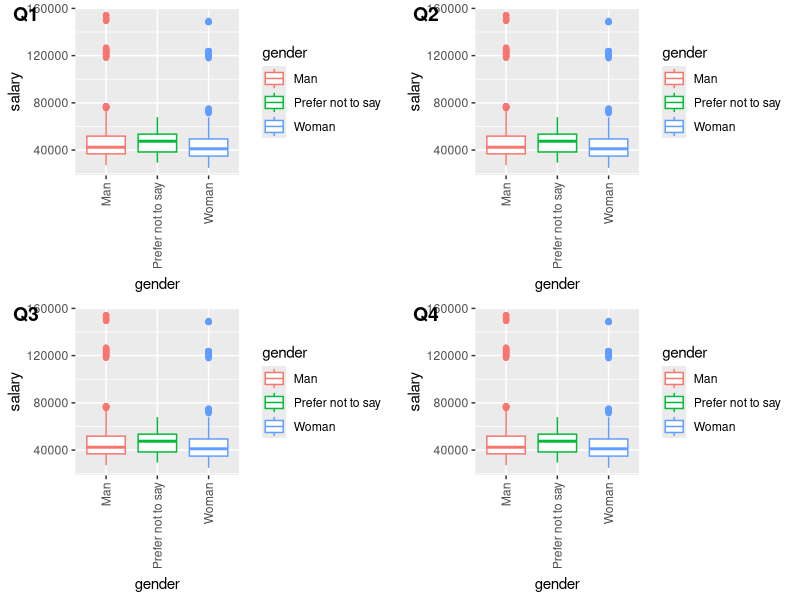
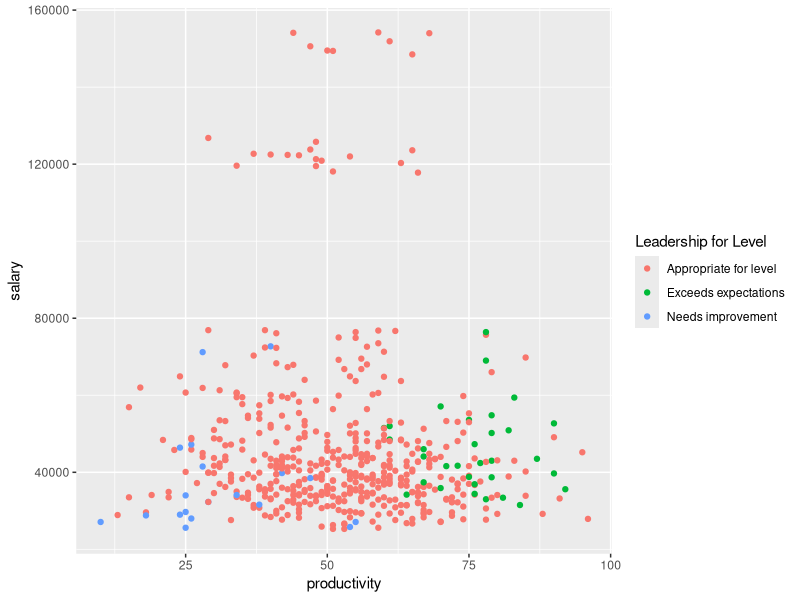
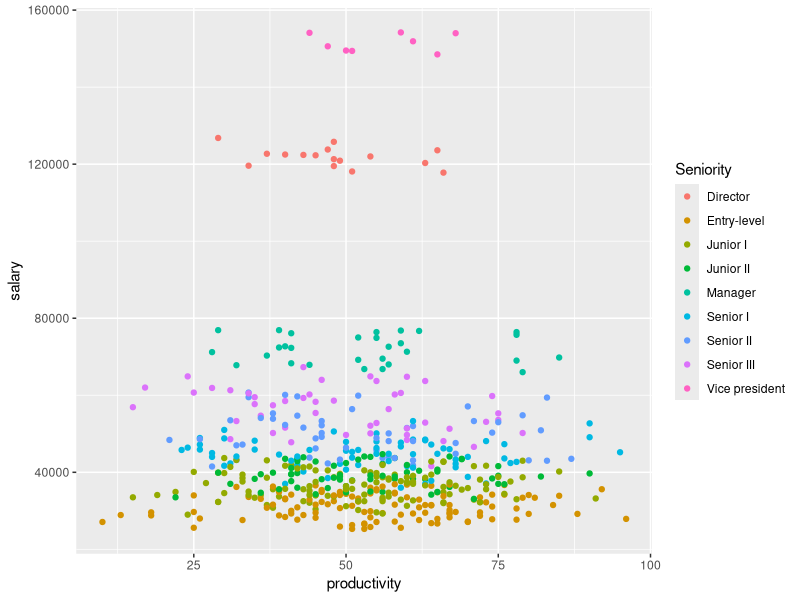
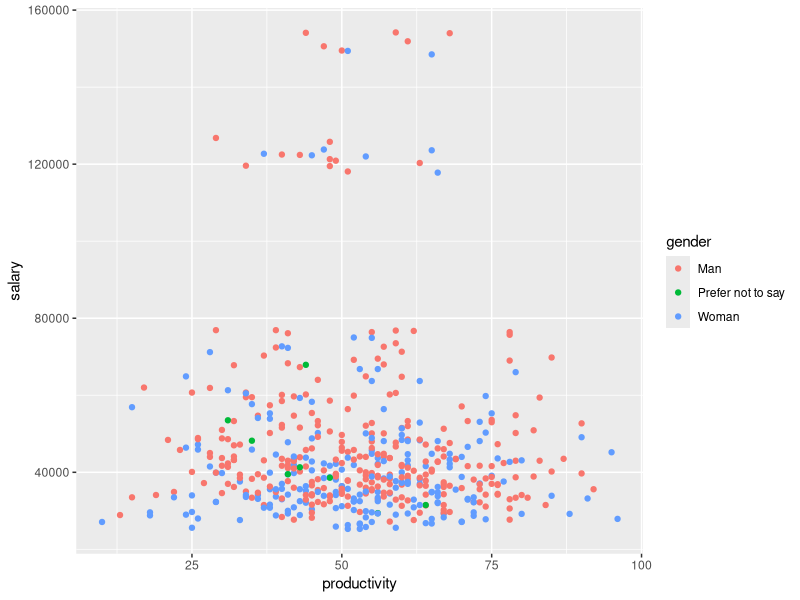
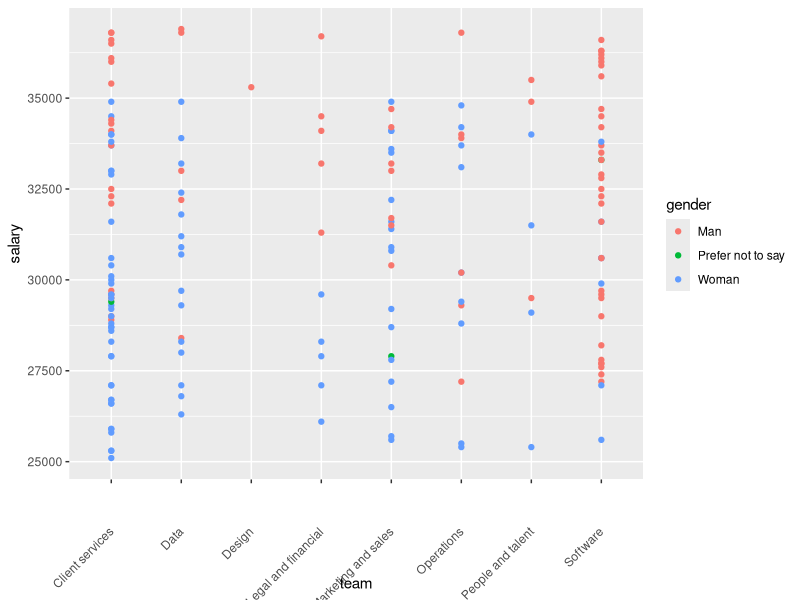
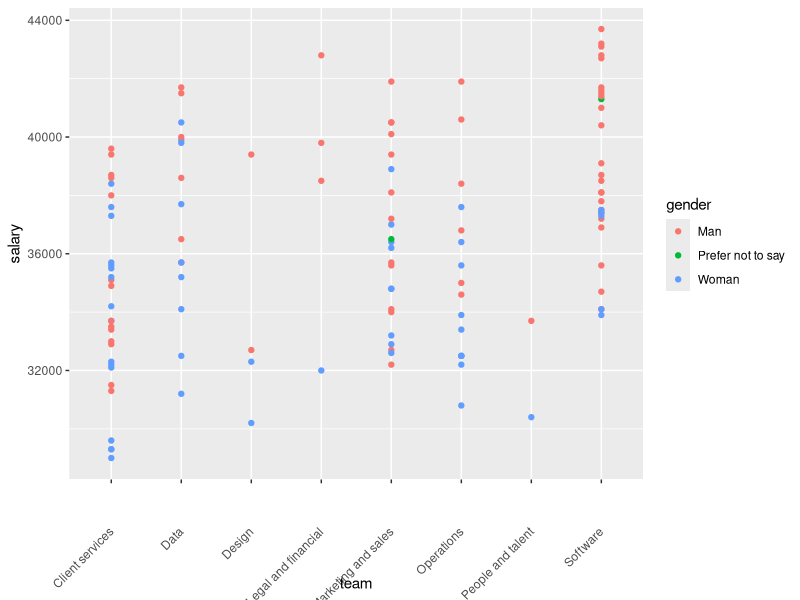
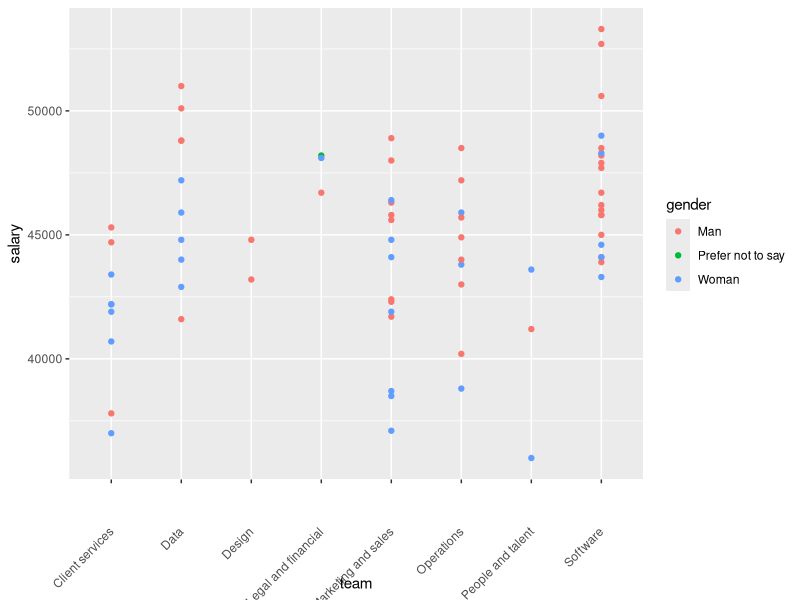
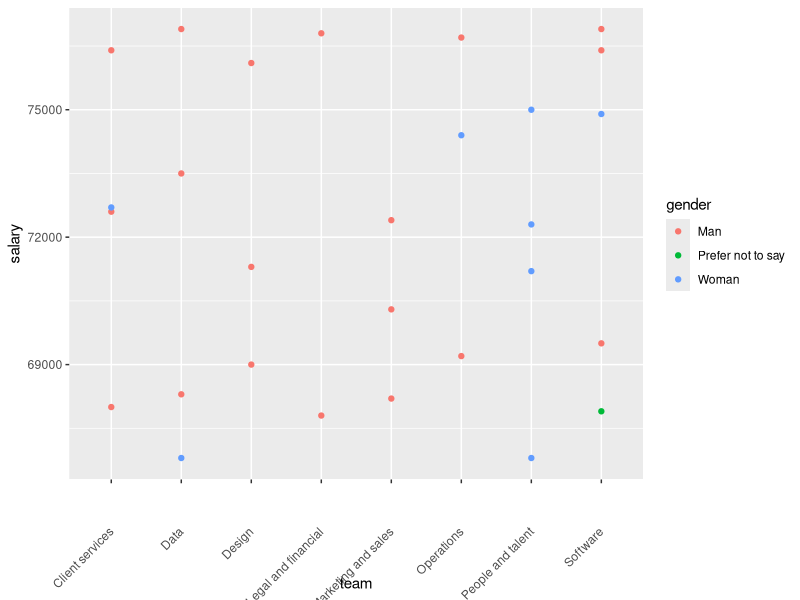

Write R code to recreate these figures, in order.
## ---- chunk 1
library(lmtest)
library(tidyverse)
library(cowplot)
library(lme4)
library(ggpubr)
library(knitr)
# this should supress all code and messages
knitr::opts_chunk$set(echo = FALSE, message = FALSE)
## ---- chunk 2
# Import cleaned data
current <- read_csv("clean/current.csv")
final_hires <- read_csv("clean/final-hires-newgrad_2020.csv")
phase1_new_applicants <- read_csv("clean/phase1_new.csv")
phase2_new_applicants <- read_csv("clean/phase2_new.csv")
phase3_new_applicants <- read_csv("clean/phase3_new.csv")
## ---- chunk 3
# The main model examine the gender bias, along with other potential biases in current employee remuneration
# fixed effect: gender, seniority, quarter 
# random effect: team, leadership, productivity 
model1 <- lmer(salary ~ gender + role_seniority + financial_q + (1|team) + (1| leadership_for_level) + (1|productivity), data = current)
summary(model1)
## ---- chunk 4
# The reduced model from the main model, took productivity out from random effect
# fixed effect: gender, seniority, quarter 
# random effect: team, leadership
model2 <- lmer(salary ~ gender + role_seniority + financial_q + (1|team) + (1| leadership_for_level), data = current)
summary(model2)
# Likelihood ratio test comparing the two models, small p value indicating the second model is better
lmtest::lrtest(model1, model2)
## ---- chunk 5
# The reduced model from the main model, took productivity and team out from random effect
# fixed effect: gender, seniority, quarter 
# random effect: leadership
model3 <- lmer(salary ~ gender + role_seniority + financial_q + (1| leadership_for_level), data = current)
#summary(model3)
# Likelihood ratio test comparing the two models, small p value indicating the second model is better
lmtest::lrtest(model2, model3)
## ---- chunk 6
# The reduced model from the main model, took productivity and leadership out from random effect
# fixed effect: gender, seniority, quarter 
# random effect: team
model4 <- lmer(salary ~ gender + role_seniority + financial_q + (1| team), data = current)
#summary(model3)
# Likelihood ratio test comparing the two models, small p value indicating the second model is better
lmtest::lrtest(model3, model4)
## ---- chunk 7
# pass_phase1 ~ gender* cv gpa cover_letter (phase1)
model2.1 <- glm(pass_phase1 ~ gender + gpa + extracurriculars + cv + work_experience, family = binomial(link = "logit"), data = phase1_new_applicants)
summary(model2.1)
## ---- chunk 8
# pass_phase2 ~ gender* cv gpa cover_letter tech writing speaking (phase2)
# everyone passed phase 1 has cv
model2.2 <- glm(pass_phase2 ~ gender + team_applied_for + cover_letter + extracurriculars + work_experience + technical_skills + writing_skills + leadership_presence + speaking_skills, family = binomial(link = "logit"), data = phase2_new_applicants)
summary(model2.2)
## ---- chunk 9
# final_hired ~ gender* cv gpa cover_letter tech writing speaking rating1 rating2 (phase3)
# everyone passed phase 1 has cv
# too few datapoints model can't converge... the only model that can converge is to use gender 
phase3_new_applicants <- phase3_new_applicants %>% mutate(avg = (interviewer_rating_1+interviewer_rating_2)/2)
model2.3 <- glm(final_hired ~ gender, family = binomial(link = "logit"), data = phase3_new_applicants)
summary(model2.3)
#table(phase3_new_applicants$gender, phase3_new_applicants$final_hired)
table(phase3_new_applicants$avg)
## ---- chunk 10
#edit axis label (name)
salary_by_gender_q1 <- current %>% filter(substring(financial_q, nchar(financial_q)) == '1') %>% ggplot(aes(x = gender, y = salary)) + geom_boxplot(aes(colour = gender)) + theme(axis.text.x = element_text(angle = 90, vjust = 0.5, hjust=1))
salary_by_gender_q2 <- current %>% filter(substring(financial_q, nchar(financial_q)) == '1') %>% ggplot(aes(x = gender, y = salary)) + geom_boxplot(aes(colour = gender)) + theme(axis.text.x = element_text(angle = 90, vjust = 0.5, hjust=1))
salary_by_gender_q3 <- current %>% filter(substring(financial_q, nchar(financial_q)) == '1') %>% ggplot(aes(x = gender, y = salary)) + geom_boxplot(aes(colour = gender))+ theme(axis.text.x = element_text(angle = 90, vjust = 0.5, hjust=1))
salary_by_gender_q4 <- current %>% filter(substring(financial_q, nchar(financial_q)) == '1') %>% ggplot(aes(x = gender, y = salary)) + geom_boxplot(aes(colour = gender))+ theme(axis.text.x = element_text(angle = 90, vjust = 0.5, hjust=1))
gender_salary <- plot_grid(salary_by_gender_q1, salary_by_gender_q2, salary_by_gender_q3, salary_by_gender_q4, labels = c("Q1","Q2","Q3","Q4"), ncol = 2, nrow = 2)
gender_salary
## ---- chunk 11
ldr_slry <- current %>% 
  filter(financial_q == '2020 Q1') %>% 
  group_by(employee_id) %>% 
  ggplot(aes(x = productivity, y = salary, color = as.factor(leadership_for_level)))+
  geom_point()+
  labs(color = "Leadership for Level")
ldr_slry
## ---- chunk 12
lvl_slry <- current %>% 
  filter(financial_q == '2020 Q1') %>% 
  group_by(employee_id) %>% 
  ggplot(aes(x = productivity, y = salary, color = as.factor(role_seniority)))+
  geom_point()+
    labs(color = "Seniority")
lvl_slry
## ---- chunk 13
pro_slry <- current %>% 
  filter(financial_q == '2020 Q1') %>% 
  group_by(employee_id) %>% 
  ggplot(aes(x = productivity, y = salary, color = as.factor(gender)))+
  geom_point()+
  labs(color = "gender")
pro_slry
## ---- chunk 14
current %>% 
  filter(financial_q == '2020 Q4') %>% 
  filter(role_seniority == 'Entry-level') %>% 
  group_by(employee_id) %>% 
  ggplot(aes(x = team, y = salary, color = as.factor(gender)))+
  geom_point()+ theme(axis.text.x = element_text(angle = 45, vjust = 0.5, hjust=1))+
  labs(color = "gender")
#ggsave("images/leadership_salary_Q1.png", width = 7, height = 4)
## ---- chunk 15
current %>% 
  filter(financial_q == '2020 Q4') %>% 
  filter(role_seniority == 'Junior I') %>% 
  group_by(employee_id) %>% 
  ggplot(aes(x = team, y = salary, color = as.factor(gender)))+
  geom_point()+ theme(axis.text.x = element_text(angle = 45, vjust = 0.5, hjust=1))+
  labs(color = "gender")
## ---- chunk 16
current %>% 
  filter(financial_q == '2020 Q4') %>% 
  filter(role_seniority == 'Senior I') %>% 
  group_by(employee_id) %>% 
  ggplot(aes(x = team, y = salary, color = as.factor(gender)))+
  geom_point()+ theme(axis.text.x = element_text(angle = 45, vjust = 0.5, hjust=1))+
  labs(color = "gender")
## ---- chunk 17
current %>% 
  filter(financial_q == '2020 Q4') %>% 
  filter(role_seniority == 'Manager') %>% 
  group_by(employee_id) %>% 
  ggplot(aes(x = team, y = salary, color = as.factor(gender)))+
  geom_point()+ theme(axis.text.x = element_text(angle = 45, vjust = 0.5, hjust=1))+
  labs(color = "gender")
## ---- chunk 18
current %>% 
  group_by(employee_id) %>% 
  ggplot(aes(x = leadership_for_level, y = salary, color = as.factor(gender)))+
  geom_point()+
  labs(color = "gender")+
  xlab("leadership for level")+ theme(axis.text.x = element_text(angle = 45, vjust = 0.5, hjust=1))+
  labs(color = "gender")
## ---- chunk 19
current %>% 
  group_by(employee_id) %>% 
  ggplot(aes(x = role_seniority, y = salary, color = as.factor(gender)))+
  geom_point()+ theme(axis.text.x = element_text(angle = 45, vjust = 0.5, hjust=1))+
  labs(color = "gender")+
  xlab("seniority")
## ---- chunk 20
current %>% 
  group_by(employee_id) %>% 
  ggplot(aes(x = team, y = salary, color = as.factor(gender)))+
  geom_point()+ theme(axis.text.x = element_text(angle = 45, vjust = 0.5, hjust=1))+
  labs(color = "gender")
## ---- chunk 21
phase1_new_applicants %>% ggplot(aes(x = as.character(gender), y = gpa)) + geom_boxplot()+
  xlab("gender")
#ggsave("images/gpa_hiring.png", gpa_if_hired)
## ---- chunk 22
gpa_if_hired <- phase1_new_applicants %>% ggplot(aes(x = as.character(final_hired), y = gpa)) + geom_boxplot()+
  xlab("hiring results")
gpa_if_hired
## ---- chunk 23
gpa_if_pass_phase1 <- phase1_new_applicants %>% ggplot(aes(x = as.character(pass_phase1), y = gpa)) + geom_boxplot()+
  xlab("phase1 results")
gpa_if_pass_phase1
## ---- chunk 24
#same scale 
phase2_new_applicants %>% ggplot(aes(x = as.character(final_hired), y = speaking_skills)) + geom_boxplot()+
  xlab("hiring results")+ylab("speaking skills score")
## ---- chunk 25
#same scale 
phase2_new_applicants %>% ggplot(aes(x = as.character(pass_phase2), y = speaking_skills)) + geom_boxplot()+
  xlab("phase2 results")+ylab("speaking skills score")
## ---- chunk 26
phase2_new_applicants %>% ggplot(aes(x = as.character(final_hired), y = writing_skills)) + geom_boxplot()+
  xlab("hiring results")+ylab("writing skills score")
## ---- chunk 27
phase2_new_applicants %>% ggplot(aes(x = as.character(pass_phase2), y = writing_skills)) + geom_boxplot()+
  xlab("phase2 results")+ylab("writing skills score")
## ---- chunk 28
phase2_new_applicants %>% ggplot(aes(x = as.character(final_hired), y = technical_skills)) + geom_boxplot()+
  xlab("hiring results")+ylab("technical skills score")
## ---- chunk 29
phase1_new_applicants %>% 
  filter(final_hired == '1') %>% 
  group_by(applicant_id) %>% 
  ggplot(aes(x = gender, y = gpa))+
  geom_point()
## ---- chunk 30
phase2_new_applicants %>% 
  filter(final_hired == '1') %>% 
  group_by(applicant_id) %>% 
  ggplot(aes(x = gender, y = technical_skills))+
  geom_point()
## ---- chunk 31
phase2_new_applicants %>% 
  filter(final_hired == '1') %>% 
  group_by(applicant_id) %>% 
  ggplot(aes(x = gender, y = writing_skills))+
  geom_point()
## ---- chunk 32
phase2_new_applicants %>% 
  filter(final_hired == '1') %>% 
  group_by(applicant_id) %>% 
  ggplot(aes(x = gender, y = speaking_skills))+
  geom_point()

